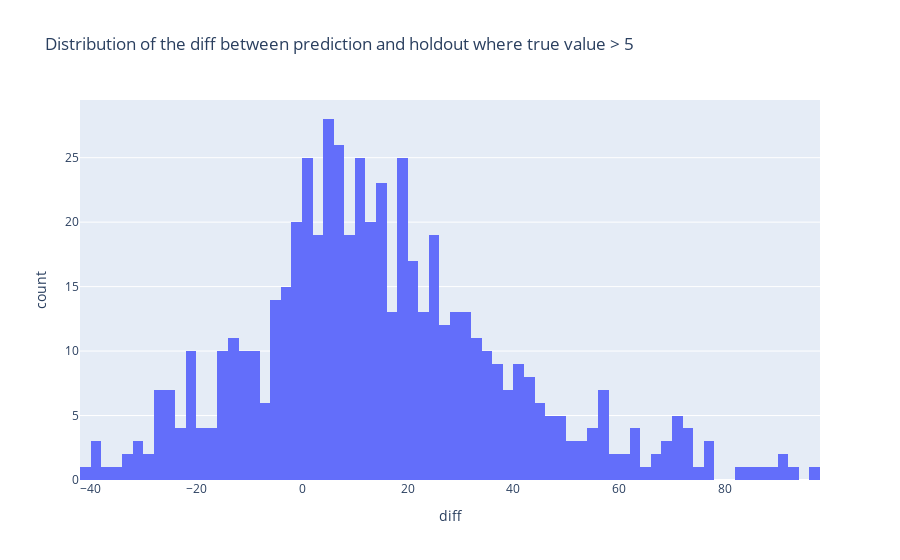

Notebook code cell kept with this figure:
### Code cell
fig = px.histogram(eval_df[eval_df['y_val'] > 5], x='diff', nbins=100, title='Distribution of the diff between prediction and holdout where true value > 5')

# Show the plot
fig.show()

### Figure 1 — Plotly figure (JSON) as saved in the notebook; plotly's stock layout.template omitted (floating-point values rounded to 4 significant figures; data arrays with more than 128 entries replaced by an {"elided": "..."} marker saying what was removed)
{"data": [{"alignmentgroup": "True", "bingroup": "x", "hovertemplate": "diff=%{x}<br>count=%{y}<extra></extra>", "legendgroup": "", "marker": {"color": "#636efa", "pattern": {"shape": ""}}, "name": "", "nbinsx": 100, "offsetgroup": "", "orientation": "v", "showlegend": false, "type": "histogram", "x": {"elided": "577 float values"}, "xaxis": "x", "yaxis": "y"}], "layout": {"barmode": "relative", "legend": {"tracegroupgap": 0}, "title": {"text": "Distribution of the diff between prediction and holdout where true value > 5"}, "xaxis": {"anchor": "y", "domain": [0, 1], "title": {"text": "diff"}}, "yaxis": {"anchor": "x", "domain": [0, 1], "title": {"text": "count"}}}}
